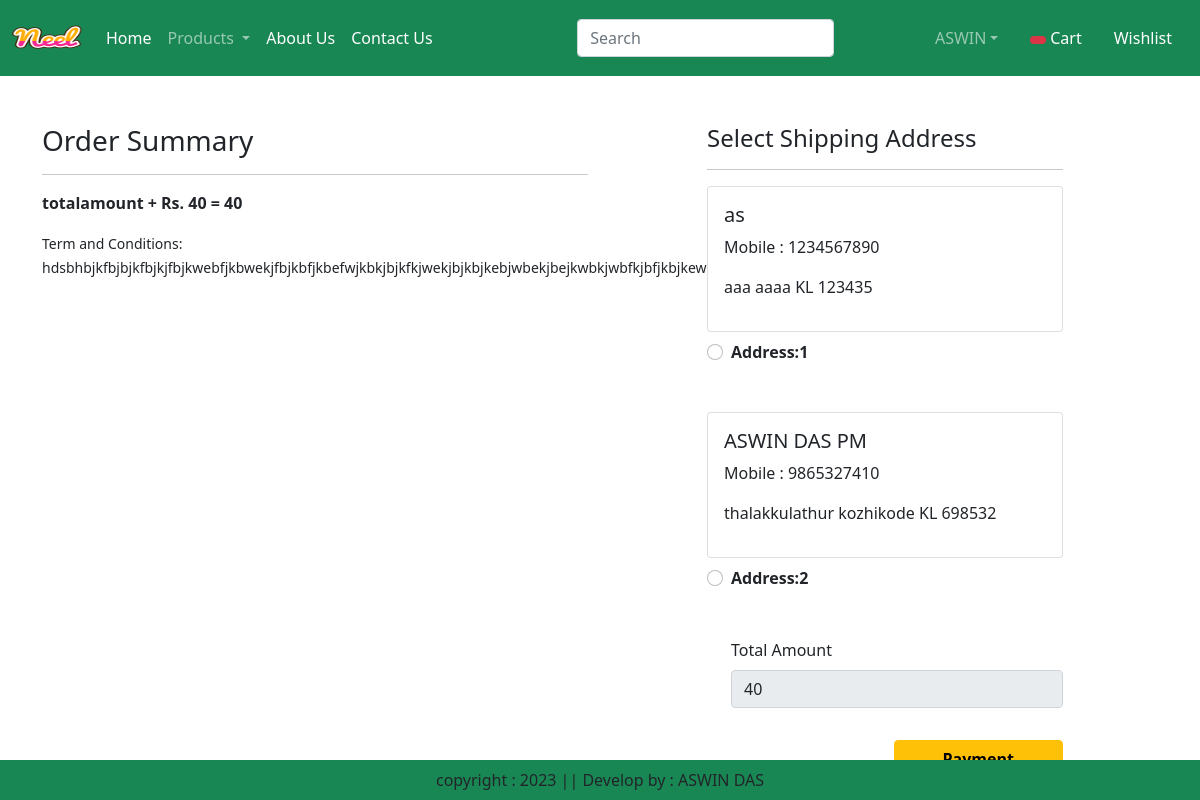
The page /checkout/ (signed in) on the database as committed earlier.
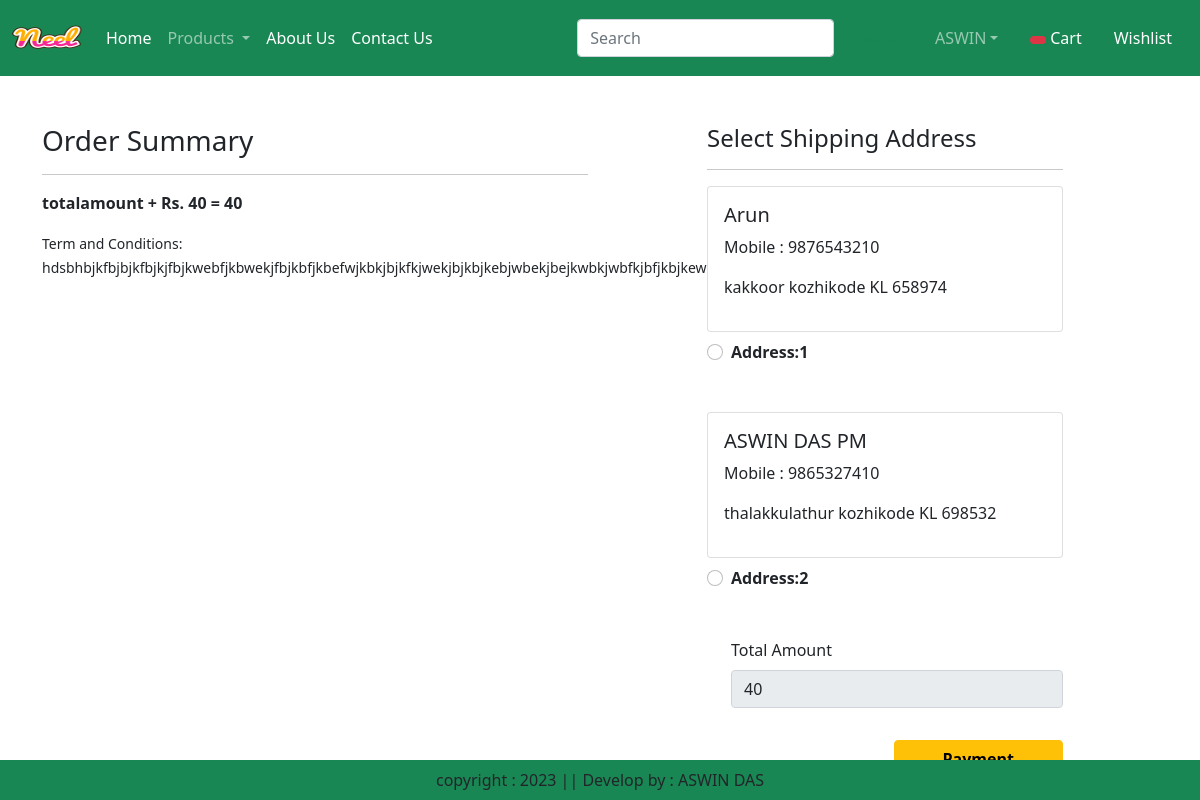
The same page on the database as committed later.
### app/models.py (models this page shows, shortened)
class Customer(models.Model):
    user = models.ForeignKey(User,on_delete=models.CASCADE)
    name = models.CharField(max_length=200)
    locality = models.CharField(max_length=200)
    city = models.CharField(max_length=50)
    mobile = models.IntegerField(default=0)
    zipcode = models.IntegerField()
    state = models.CharField(choices=STATE_CHOICES,max_length=100)

### app/views.py (the view, shortened to what this page needs)
# urls.py: path("checkout/",views.Check_out.as_view(),name="checkout"),
class Check_out(View):
    def get(self,request):
        totalitem = 0
        if request.user.is_authenticated:
            totalitem = len(Cart.objects.filter(user=request.user))
        user = request.user
        add = Customer.objects.filter(user=user)
        cart = Cart.objects.filter(user=user)
        famount=0
        for p in cart:
            value = p.quantity * p.product.discounted_price
            famount = famount + value
        totalamount = famount + 40
        razoramount = int(totalamount * 100)
        client = razorpay.Client(auth=(settings.RAZOR_KEY_ID, settings.RAZOR_KEY_SECRET))
        data = { "amount": razoramount, "currency": "INR", "receipt": "order_rcptid_11" }
        payment_response = client.order.create(data=data)
        order_id = payment_response['id']
        order_status = payment_response['status']
        return render(request,'app/checkout.html',locals())

### app/templates/app/checkout.html (shortened to what this page needs)
{% extends 'app/base.html' %}
{% load static %}
{% block main-content %}
<div class="container">
    <div class="row mt-5">
        <div class="col-sm-6">
            <h3>Order Summary</h3>
            <hr>
            <p class="fw-bold">totalamount + Rs. 40 = {{totalamount}}</p>
            <small>Term and Conditions: hdsbhbjkfbjbjkfbjkjfbjkwebfjkbwekjfbjkbfjkbefwjkbkjbjkfkjwekjbjkbjkebjwbekjbejkwbkjwbfkjbfjkbjkewnjfwefiwejllkcml</small>
        </div>
        <div class="col-sm-4 offset-sm-1">
            <h4>Select Shipping Address</h4>
            <hr>
            <form action="" method="post" id="myform">
                {% for ad in add %}
                <div class="card">
                    <div class="card-body">
                        <h5>{{ad.name}}</h5>
                        <p>Mobile : {{ad.mobile}}</p>
                        <p>{{ad.locality}} {{ad.city}} {{ad.state}} {{ad.zipcode}}</p>
                    </div>
                </div>
                    <div class="form-check mt-2 mb-5">
                        <input class="form-check-input" type="radio" name="custid" id="custadd{{forloop.counter}}" value="{{ad.id}}">
                        <label class="form-check-label fw-bold" for="custadd{{forloop.counter}}">Address:{{forloop.counter}}</label>
                    </div>
                {% endfor %}
                    <div class="form-check mb-3">
                        <label class="form-label" for="totalamount">Total Amount</label>
                        <input class="form-control" type="number" name="totamount" value={{totalamount}} readonly>
                    </div>
                    <div class="text-end">
                        <button id="rzp-button1" type="submit" class="btn btn-warning mt-3 px-5 fw-bold">Payment</button>
                    </div>
            </form>
        </div>
    </div>
</div>
{% endblock main-content %}

Rows that differ between the two databases and show on the page:
changed Customer: name "as" → "Arun"; mobile "1234567890" → "9876543210"; locality "aaa" → "kakkoor"; city "aaaa" → "kozhikode"; zipcode "123435" → "658974"
